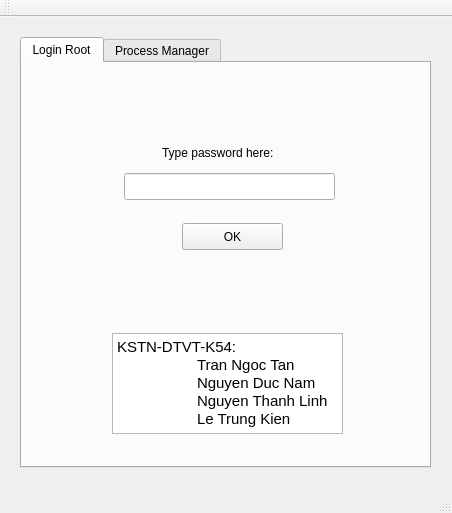
<?xml version="1.0" encoding="UTF-8"?>
<ui version="4.0">
 <class>TaskManager</class>
 <widget class="QMainWindow" name="TaskManager">
  <property name="geometry">
   <rect>
    <x>0</x>
    <y>0</y>
    <width>452</width>
    <height>513</height>
   </rect>
  </property>
  <property name="windowTitle">
   <string>TaskManager</string>
  </property>
  <property name="unifiedTitleAndToolBarOnMac">
   <bool>false</bool>
  </property>
  <widget class="QWidget" name="centralWidget">
   <widget class="QTabWidget" name="tabWidget">
    <property name="geometry">
     <rect>
      <x>20</x>
      <y>20</y>
      <width>411</width>
      <height>431</height>
     </rect>
    </property>
    <property name="currentIndex">
     <number>0</number>
    </property>
    <widget class="QWidget" name="loginTab">
     <attribute name="title">
      <string>Login Root</string>
     </attribute>
     <widget class="QLineEdit" name="loginLineEdit">
      <property name="geometry">
       <rect>
        <x>102</x>
        <y>110</y>
        <width>211</width>
        <height>27</height>
       </rect>
      </property>
     </widget>
     <widget class="QPushButton" name="loginBtn">
      <property name="geometry">
       <rect>
        <x>160</x>
        <y>160</y>
        <width>101</width>
        <height>27</height>
       </rect>
      </property>
      <property name="text">
       <string>OK</string>
      </property>
     </widget>
     <widget class="QLabel" name="label_3">
      <property name="geometry">
       <rect>
        <x>140</x>
        <y>80</y>
        <width>171</width>
        <height>20</height>
       </rect>
      </property>
      <property name="text">
       <string>Type password here:</string>
      </property>
     </widget>
     <widget class="QTextBrowser" name="textBrowser">
      <property name="geometry">
       <rect>
        <x>90</x>
        <y>270</y>
        <width>231</width>
        <height>101</height>
       </rect>
      </property>
      <property name="html">
       <string>&lt;!DOCTYPE HTML PUBLIC &quot;-//W3C//DTD HTML 4.0//EN&quot; &quot;http://www.w3.org/TR/REC-html40/strict.dtd&quot;&gt;
&lt;html&gt;&lt;head&gt;&lt;meta name=&quot;qrichtext&quot; content=&quot;1&quot; /&gt;&lt;style type=&quot;text/css&quot;&gt;
p, li { white-space: pre-wrap; }
&lt;/style&gt;&lt;/head&gt;&lt;body style=&quot; font-family:'Ubuntu'; font-size:11pt; font-weight:400; font-style:normal;&quot;&gt;
&lt;p style=&quot; margin-top:0px; margin-bottom:0px; margin-left:0px; margin-right:0px; -qt-block-indent:0; text-indent:0px;&quot;&gt;KSTN-DTVT-K54:&lt;/p&gt;
&lt;p style=&quot; margin-top:0px; margin-bottom:0px; margin-left:0px; margin-right:0px; -qt-block-indent:0; text-indent:0px;&quot;&gt;	Tran Ngoc Tan&lt;/p&gt;
&lt;p style=&quot; margin-top:0px; margin-bottom:0px; margin-left:0px; margin-right:0px; -qt-block-indent:0; text-indent:0px;&quot;&gt;	Nguyen Duc Nam&lt;/p&gt;
&lt;p style=&quot; margin-top:0px; margin-bottom:0px; margin-left:0px; margin-right:0px; -qt-block-indent:0; text-indent:0px;&quot;&gt;	Nguyen Thanh Linh&lt;/p&gt;
&lt;p style=&quot; margin-top:0px; margin-bottom:0px; margin-left:0px; margin-right:0px; -qt-block-indent:0; text-indent:0px;&quot;&gt;	Le Trung Kien&lt;/p&gt;&lt;/body&gt;&lt;/html&gt;</string>
      </property>
     </widget>
    </widget>
    <widget class="QWidget" name="taskmanagerTab">
     <attribute name="title">
      <string>Process Manager</string>
     </attribute>
     <widget class="QTreeWidget" name="dislayInfomation">
      <property name="geometry">
       <rect>
        <x>10</x>
        <y>140</y>
        <width>391</width>
        <height>192</height>
       </rect>
      </property>
      <property name="columnCount">
       <number>3</number>
      </property>
      <column>
       <property name="text">
        <string>PID</string>
       </property>
       <property name="textAlignment">
        <set>AlignHCenter|AlignVCenter|AlignCenter</set>
       </property>
      </column>
      <column>
       <property name="text">
        <string>Priority</string>
       </property>
       <property name="textAlignment">
        <set>AlignHCenter|AlignVCenter|AlignCenter</set>
       </property>
      </column>
      <column>
       <property name="text">
        <string>Command</string>
       </property>
       <property name="textAlignment">
        <set>AlignHCenter|AlignVCenter|AlignCenter</set>
       </property>
      </column>
     </widget>
     <widget class="QFrame" name="frame">
      <property name="geometry">
       <rect>
        <x>10</x>
        <y>10</y>
        <width>391</width>
        <height>111</height>
       </rect>
      </property>
      <property name="frameShape">
       <enum>QFrame::StyledPanel</enum>
      </property>
      <property name="frameShadow">
       <enum>QFrame::Raised</enum>
      </property>
      <widget class="QLabel" name="label_2">
       <property name="geometry">
        <rect>
         <x>20</x>
         <y>70</y>
         <width>66</width>
         <height>17</height>
        </rect>
       </property>
       <property name="text">
        <string>Priority</string>
       </property>
      </widget>
      <widget class="QLineEdit" name="pidLineEdit">
       <property name="geometry">
        <rect>
         <x>90</x>
         <y>20</y>
         <width>161</width>
         <height>27</height>
        </rect>
       </property>
      </widget>
      <widget class="QPushButton" name="changeBtn">
       <property name="geometry">
        <rect>
         <x>270</x>
         <y>20</y>
         <width>98</width>
         <height>27</height>
        </rect>
       </property>
       <property name="text">
        <string>Change</string>
       </property>
      </widget>
      <widget class="QComboBox" name="priorityComboBox">
       <property name="geometry">
        <rect>
         <x>90</x>
         <y>60</y>
         <width>161</width>
         <height>27</height>
        </rect>
       </property>
      </widget>
      <widget class="QPushButton" name="killProcessBtn">
       <property name="geometry">
        <rect>
         <x>270</x>
         <y>60</y>
         <width>98</width>
         <height>27</height>
        </rect>
       </property>
       <property name="text">
        <string>Kill Process</string>
       </property>
      </widget>
      <widget class="QLabel" name="label">
       <property name="geometry">
        <rect>
         <x>20</x>
         <y>30</y>
         <width>31</width>
         <height>17</height>
        </rect>
       </property>
       <property name="text">
        <string>PID</string>
       </property>
      </widget>
     </widget>
     <widget class="QPushButton" name="refreshBtn">
      <property name="geometry">
       <rect>
        <x>280</x>
        <y>340</y>
        <width>101</width>
        <height>27</height>
       </rect>
      </property>
      <property name="text">
       <string>Refresh</string>
      </property>
     </widget>
     <widget class="QLabel" name="statusLabel">
      <property name="geometry">
       <rect>
        <x>10</x>
        <y>380</y>
        <width>391</width>
        <height>16</height>
       </rect>
      </property>
      <property name="text">
       <string>You are using TaskManager for Linux!</string>
      </property>
     </widget>
     <widget class="QLineEdit" name="lineEdit">
      <property name="geometry">
       <rect>
        <x>10</x>
        <y>340</y>
        <width>251</width>
        <height>27</height>
       </rect>
      </property>
      <property name="text">
       <string>Search here</string>
      </property>
     </widget>
    </widget>
   </widget>
  </widget>
  <widget class="QMenuBar" name="menuBar">
   <property name="geometry">
    <rect>
     <x>0</x>
     <y>0</y>
     <width>452</width>
     <height>25</height>
    </rect>
   </property>
  </widget>
  <widget class="QToolBar" name="mainToolBar">
   <attribute name="toolBarArea">
    <enum>TopToolBarArea</enum>
   </attribute>
   <attribute name="toolBarBreak">
    <bool>false</bool>
   </attribute>
  </widget>
  <widget class="QStatusBar" name="statusBar"/>
 </widget>
 <layoutdefault spacing="6" margin="11"/>
 <resources/>
 <connections/>
</ui>
